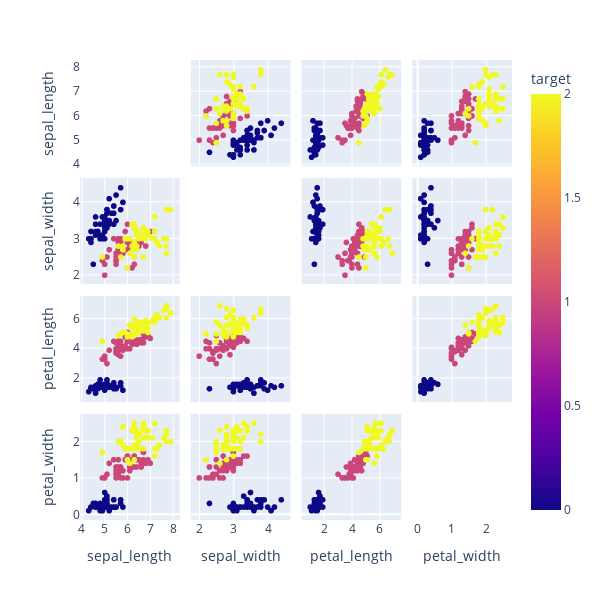

The cell this chart's notebook holds for it:
### Code cell
import plotly.express as px

fig = px.scatter_matrix(df_iris, dimensions = feature_names, color = 'target', width = 600, height = 600)
fig.update_traces(diagonal_visible = False)# 대각행렬은 빼줘
fig.show()

### Figure 1 — Plotly figure (JSON) as saved in the notebook; plotly's stock layout.template omitted (floating-point values rounded to 4 significant figures; data arrays with more than 128 entries replaced by an {"elided": "..."} marker saying what was removed)
{"data": [{"diagonal": {"visible": false}, "dimensions": [{"axis": {"matches": true}, "label": "sepal_length", "values": {"elided": "150 float values"}}, {"axis": {"matches": true}, "label": "sepal_width", "values": {"elided": "150 float values"}}, {"axis": {"matches": true}, "label": "petal_length", "values": {"elided": "150 float values"}}, {"axis": {"matches": true}, "label": "petal_width", "values": {"elided": "150 float values"}}], "hovertemplate": "%{xaxis.title.text}=%{x}<br>%{yaxis.title.text}=%{y}<br>target=%{marker.color}<extra></extra>", "legendgroup": "", "marker": {"color": {"elided": "150 int values"}, "coloraxis": "coloraxis", "symbol": "circle"}, "name": "", "showlegend": false, "type": "splom"}], "layout": {"coloraxis": {"colorbar": {"title": {"text": "target"}}, "colorscale": [[0, "#0d0887"], [0.1111, "#46039f"], [0.2222, "#7201a8"], [0.3333, "#9c179e"], [0.4444, "#bd3786"], [0.5556, "#d8576b"], [0.6667, "#ed7953"], [0.7778, "#fb9f3a"], [0.8889, "#fdca26"], [1, "#f0f921"]]}, "dragmode": "select", "height": 600, "legend": {"tracegroupgap": 0}, "margin": {"t": 60}, "width": 600}}
